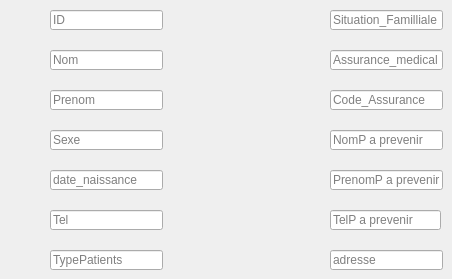
          <widget class="QWidget" name="tab_2">
           <attribute name="title">
            <string>Patient</string>
           </attribute>
           <widget class="QLineEdit" name="Nom">
            <property name="geometry">
             <rect>
              <x>50</x>
              <y>50</y>
              <width>113</width>
              <height>20</height>
             </rect>
            </property>
            <property name="placeholderText">
             <string>Nom</string>
            </property>
           </widget>
           <widget class="QLineEdit" name="TypePatients">
            <property name="geometry">
             <rect>
              <x>50</x>
              <y>250</y>
              <width>113</width>
              <height>20</height>
             </rect>
            </property>
            <property name="placeholderText">
             <string>TypePatients</string>
            </property>
           </widget>
           <widget class="QLineEdit" name="ID">
            <property name="geometry">
             <rect>
              <x>50</x>
              <y>10</y>
              <width>113</width>
              <height>20</height>
             </rect>
            </property>
            <property name="placeholderText">
             <string>ID</string>
            </property>
           </widget>
           <widget class="QLineEdit" name="AssuranceMed">
            <property name="geometry">
             <rect>
              <x>330</x>
              <y>50</y>
              <width>113</width>
              <height>20</height>
             </rect>
            </property>
            <property name="placeholderText">
             <string>Assurance_medical</string>
            </property>
           </widget>
           <widget class="QLineEdit" name="Telpap">
            <property name="geometry">
             <rect>
              <x>330</x>
              <y>210</y>
              <width>111</width>
              <height>20</height>
             </rect>
            </property>
            <property name="placeholderText">
             <string>TelP a prevenir</string>
            </property>
           </widget>
           <widget class="QLineEdit" name="Prenom">
            <property name="geometry">
             <rect>
              <x>50</x>
              <y>90</y>
              <width>113</width>
              <height>20</height>
             </rect>
            </property>
            <property name="placeholderText">
             <string>Prenom</string>
            </property>
           </widget>
           <widget class="QLineEdit" name="Sexe">
            <property name="geometry">
             <rect>
              <x>50</x>
              <y>130</y>
              <width>113</width>
              <height>20</height>
             </rect>
            </property>
            <property name="readOnly">
             <bool>false</bool>
            </property>
            <property name="placeholderText">
             <string>Sexe</string>
            </property>
           </widget>
           <widget class="QLineEdit" name="Tel">
            <property name="geometry">
             <rect>
              <x>50</x>
              <y>210</y>
              <width>113</width>
              <height>20</height>
             </rect>
            </property>
            <property name="placeholderText">
             <string>Tel</string>
            </property>
           </widget>
           <widget class="QLineEdit" name="SituationF">
            <property name="geometry">
             <rect>
              <x>330</x>
              <y>10</y>
              <width>113</width>
              <height>20</height>
             </rect>
            </property>
            <property name="placeholderText">
             <string>Situation_Familliale</string>
            </property>
           </widget>
           <widget class="QLineEdit" name="CodeAssurance">
            <property name="geometry">
             <rect>
              <x>330</x>
              <y>90</y>
              <width>113</width>
              <height>20</height>
             </rect>
            </property>
            <property name="placeholderText">
             <string>Code_Assurance</string>
            </property>
           </widget>
           <widget class="QLineEdit" name="Adresse">
            <property name="geometry">
             <rect>
              <x>330</x>
              <y>250</y>
              <width>113</width>
              <height>20</height>
             </rect>
            </property>
            <property name="placeholderText">
             <string>adresse</string>
            </property>
           </widget>
           <widget class="QLineEdit" name="Nompap">
            <property name="geometry">
             <rect>
              <x>330</x>
              <y>130</y>
              <width>113</width>
              <height>20</height>
             </rect>
            </property>
            <property name="placeholderText">
             <string>NomP a prevenir</string>
            </property>
           </widget>
           <widget class="QLineEdit" name="Datenaissance">
            <property name="geometry">
             <rect>
              <x>50</x>
              <y>170</y>
              <width>113</width>
              <height>20</height>
             </rect>
            </property>
            <property name="readOnly">
             <bool>false</bool>
            </property>
            <property name="placeholderText">
             <string>date_naissance</string>
            </property>
           </widget>
           <widget class="QLineEdit" name="Prenompap">
            <property name="geometry">
             <rect>
              <x>330</x>
              <y>170</y>
              <width>113</width>
              <height>20</height>
             </rect>
            </property>
            <property name="placeholderText">
             <string>PrenomP a prevenir</string>
            </property>
           </widget>
          </widget>
